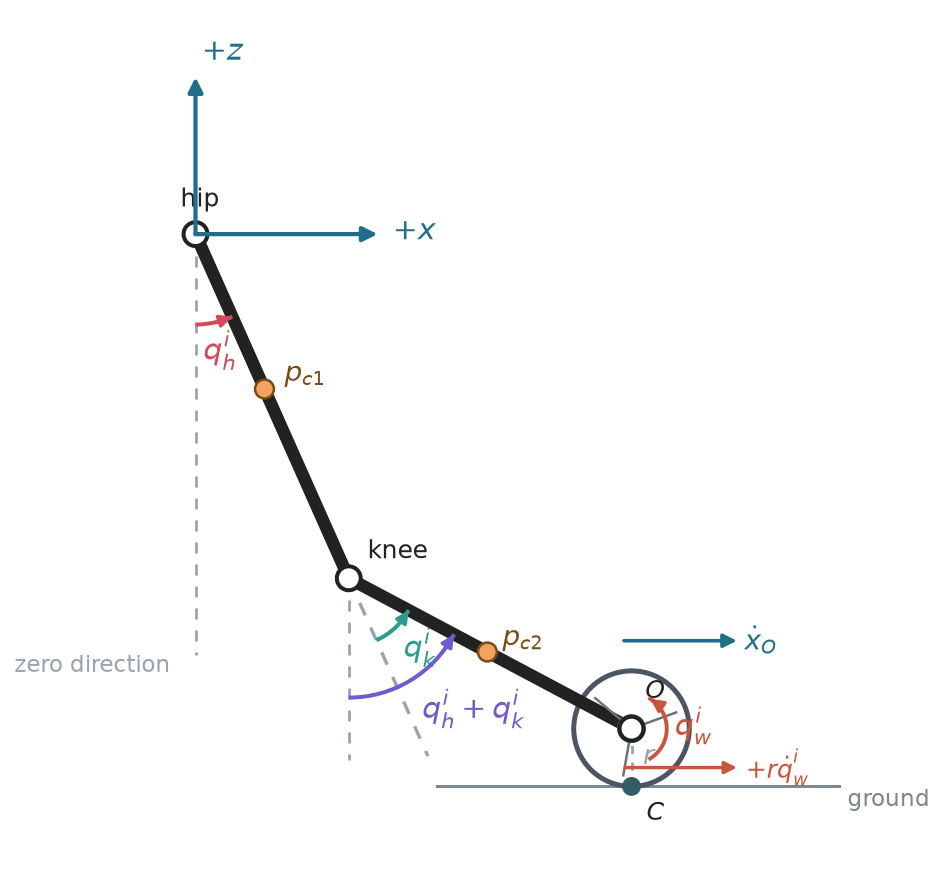

The Python source for this figure:
from __future__ import annotations

from dataclasses import dataclass
import math
from pathlib import Path

import matplotlib.pyplot as plt
from matplotlib.patches import Arc, Circle, FancyArrowPatch


@dataclass(frozen=True)
class WheelLegParams:
    l1: float = 3.0
    l2: float = 2.55
    c1: float = 1.35
    c2: float = 1.25
    wheel_radius: float = 0.46
    qh_deg: float = 24.0
    qk_deg: float = 38.0


def ray_from_vertical_down(angle_deg: float) -> tuple[float, float]:
    angle = math.radians(angle_deg)
    return math.sin(angle), -math.cos(angle)


def add_arrow(
    ax,
    start: tuple[float, float],
    end: tuple[float, float],
    *,
    color: str,
    lw: float = 1.6,
    mutation_scale: float = 12,
    linestyle: str = "-",
    zorder: int = 8,
):
    arrow = FancyArrowPatch(
        start,
        end,
        arrowstyle="-|>",
        mutation_scale=mutation_scale,
        lw=lw,
        color=color,
        linestyle=linestyle,
        shrinkA=0,
        shrinkB=0,
        zorder=zorder,
    )
    ax.add_patch(arrow)
    return arrow


def add_arc(
    ax,
    center: tuple[float, float],
    radius: float,
    start_deg: float,
    end_deg: float,
    *,
    color: str,
    label: str,
    label_radius: float,
    label_shift: tuple[float, float] = (0.0, 0.0),
):
    arc = Arc(
        center,
        2 * radius,
        2 * radius,
        angle=0,
        theta1=start_deg,
        theta2=end_deg,
        color=color,
        lw=1.6,
        zorder=9,
    )
    ax.add_patch(arc)

    end = math.radians(end_deg)
    arrow_len = 0.18
    arrow_start = (
        center[0] + radius * math.cos(end - arrow_len),
        center[1] + radius * math.sin(end - arrow_len),
    )
    arrow_end = (
        center[0] + radius * math.cos(end),
        center[1] + radius * math.sin(end),
    )
    add_arrow(ax, arrow_start, arrow_end, color=color, lw=1.4, mutation_scale=10)

    mid = math.radians((start_deg + end_deg) / 2)
    label_pos = (
        center[0] + label_radius * math.cos(mid) + label_shift[0],
        center[1] + label_radius * math.sin(mid) + label_shift[1],
    )
    ax.text(*label_pos, label, color=color, fontsize=12, ha="center", va="center")


def add_signed_arc_arrow(
    ax,
    center: tuple[float, float],
    radius: float,
    start_deg: float,
    end_deg: float,
    *,
    color: str,
    lw: float = 1.6,
    mutation_scale: float = 10,
):
    steps = 60
    angles = [
        math.radians(start_deg + (end_deg - start_deg) * i / (steps - 1))
        for i in range(steps)
    ]
    xs = [center[0] + radius * math.cos(a) for a in angles]
    ys = [center[1] + radius * math.sin(a) for a in angles]
    ax.plot(xs, ys, color=color, lw=lw, zorder=9)
    add_arrow(
        ax,
        (xs[-4], ys[-4]),
        (xs[-1], ys[-1]),
        color=color,
        lw=lw,
        mutation_scale=mutation_scale,
        zorder=10,
    )


def main() -> None:
    params = WheelLegParams()

    thigh_u = ray_from_vertical_down(params.qh_deg)
    shank_angle = params.qh_deg + params.qk_deg
    shank_u = ray_from_vertical_down(shank_angle)

    hip = (0.0, 0.0)
    knee = (params.l1 * thigh_u[0], params.l1 * thigh_u[1])
    wheel_center = (
        knee[0] + params.l2 * shank_u[0],
        knee[1] + params.l2 * shank_u[1],
    )
    ground_contact = (wheel_center[0], wheel_center[1] - params.wheel_radius)
    ground_z = ground_contact[1]
    thigh_com = (params.c1 * thigh_u[0], params.c1 * thigh_u[1])
    shank_com = (
        knee[0] + params.c2 * shank_u[0],
        knee[1] + params.c2 * shank_u[1],
    )

    assert abs(math.dist(hip, knee) - params.l1) < 1e-9
    assert abs(math.dist(knee, wheel_center) - params.l2) < 1e-9
    assert abs(math.dist(wheel_center, ground_contact) - params.wheel_radius) < 1e-9
    assert abs(ground_contact[1] - ground_z) < 1e-9
    assert shank_angle == params.qh_deg + params.qk_deg

    out_dir = Path(__file__).resolve().parent
    svg_path = out_dir / "wheel_leg_angle_explanation.svg"
    png_path = out_dir / "wheel_leg_angle_explanation.png"

    fig, ax = plt.subplots(figsize=(7.8, 6.25), dpi=180)
    ax.set_aspect("equal", adjustable="box")
    ax.axis("off")

    axis_color = "#1f6f8b"
    link_color = "#222222"
    guide_color = "#9aa4ad"
    qh_color = "#d1495b"
    qk_color = "#2a9d8f"
    sum_color = "#6d5bd0"
    wheel_color = "#4b5563"
    spin_color = "#c8553d"
    contact_color = "#335c67"
    com_color = "#f4a261"

    # Global coordinate frame.
    add_arrow(ax, hip, (1.45, 0.0), color=axis_color, lw=1.7)
    add_arrow(ax, hip, (0.0, 1.25), color=axis_color, lw=1.7)
    ax.text(1.57, 0.02, r"$+x$", color=axis_color, fontsize=12, ha="left", va="center")
    ax.text(0.05, 1.33, r"$+z$", color=axis_color, fontsize=12, ha="left", va="bottom")

    # Vertical-down zero references and shank reference.
    ax.plot([hip[0], hip[0]], [hip[1], -3.35], color=guide_color, lw=1.1, ls=(0, (4, 4)))
    ax.text(-0.2, -3.35, "zero direction", color=guide_color, fontsize=9, ha="right", va="top")
    ax.plot([knee[0], knee[0]], [knee[1], knee[1] - 1.45], color=guide_color, lw=1.1, ls=(0, (4, 4)))
    thigh_extension_end = (
        knee[0] + 1.55 * thigh_u[0],
        knee[1] + 1.55 * thigh_u[1],
    )
    ax.plot(
        [knee[0], thigh_extension_end[0]],
        [knee[1], thigh_extension_end[1]],
        color=guide_color,
        lw=1.35,
        ls=(0, (4, 4)),
    )

    # Ground is tangent to the wheel by construction.
    ax.plot(
        [ground_contact[0] - 1.55, ground_contact[0] + 1.65],
        [ground_z, ground_z],
        color="#7b8794",
        lw=1.2,
        zorder=1,
    )
    ax.text(
        ground_contact[0] + 1.72,
        ground_z - 0.02,
        "ground",
        color="#7b8794",
        fontsize=9,
        ha="left",
        va="top",
    )

    # Link centerlines.
    ax.plot([hip[0], knee[0]], [hip[1], knee[1]], color=link_color, lw=5.0, solid_capstyle="round", zorder=4)
    ax.plot(
        [knee[0], wheel_center[0]],
        [knee[1], wheel_center[1]],
        color=link_color,
        lw=5.0,
        solid_capstyle="round",
        zorder=4,
    )

    # Wheel body and hub marker.
    ax.add_patch(Circle(wheel_center, params.wheel_radius, facecolor="white", edgecolor=wheel_color, lw=2.0, zorder=3))
    ax.add_patch(Circle(wheel_center, params.wheel_radius * 0.22, facecolor="#f8fafc", edgecolor=wheel_color, lw=1.4, zorder=6))
    for spoke_deg in (20, 140, 260):
        spoke = math.radians(spoke_deg)
        end = (
            wheel_center[0] + params.wheel_radius * 0.82 * math.cos(spoke),
            wheel_center[1] + params.wheel_radius * 0.82 * math.sin(spoke),
        )
        ax.plot([wheel_center[0], end[0]], [wheel_center[1], end[1]], color="#6b7280", lw=1.0, zorder=5)

    # Contact point and radius dimension.
    ax.add_patch(Circle(ground_contact, 0.065, facecolor=contact_color, edgecolor=contact_color, lw=1.0, zorder=7))
    ax.plot([wheel_center[0], ground_contact[0]], [wheel_center[1], ground_contact[1]], color=guide_color, lw=1.1, ls=(0, (3, 3)), zorder=6)
    ax.text(wheel_center[0] + 0.09, (wheel_center[1] + ground_contact[1]) / 2, r"$r$", fontsize=11, color=guide_color, ha="left", va="center")

    # Joint and mass markers.
    for point, name, offset in [
        (hip, "hip", (-0.12, 0.22)),
        (knee, "knee", (0.15, 0.16)),
        (wheel_center, r"$O$", (0.11, 0.24)),
        (ground_contact, r"$C$", (0.12, -0.27)),
    ]:
        if point != ground_contact:
            ax.add_patch(Circle(point, 0.095, facecolor="white", edgecolor=link_color, lw=1.6, zorder=7))
        ax.text(point[0] + offset[0], point[1] + offset[1], name, fontsize=10, color=link_color)

    ax.add_patch(Circle(thigh_com, 0.075, facecolor=com_color, edgecolor="#7a4b15", lw=1.0, zorder=6))
    ax.add_patch(Circle(shank_com, 0.075, facecolor=com_color, edgecolor="#7a4b15", lw=1.0, zorder=6))
    ax.text(thigh_com[0] + 0.16, thigh_com[1] + 0.06, r"$p_{c1}$", fontsize=11, color="#7a4b15")
    ax.text(shank_com[0] + 0.12, shank_com[1] + 0.05, r"$p_{c2}$", fontsize=11, color="#7a4b15")

    # Kinematic arrows for the contact-point Jacobian convention.
    add_arrow(
        ax,
        (wheel_center[0] - 0.06, wheel_center[1] + params.wheel_radius + 0.24),
        (wheel_center[0] + 0.84, wheel_center[1] + params.wheel_radius + 0.24),
        color=axis_color,
        lw=1.45,
        mutation_scale=11,
    )
    ax.text(
        wheel_center[0] + 0.9,
        wheel_center[1] + params.wheel_radius + 0.24,
        r"$\dot{x}_O$",
        fontsize=11,
        color=axis_color,
        ha="left",
        va="center",
    )
    add_arrow(
        ax,
        (ground_contact[0] - 0.05, ground_contact[1] + 0.15),
        (ground_contact[0] + 0.84, ground_contact[1] + 0.15),
        color=spin_color,
        lw=1.35,
        mutation_scale=10,
    )
    ax.text(
        ground_contact[0] + 0.91,
        ground_contact[1] + 0.15,
        r"$+r\dot{q}_w^i$",
        fontsize=10,
        color=spin_color,
        ha="left",
        va="center",
    )

    # Positive wheel spin under v_c,x = xdot_O + r qdot_w.
    add_signed_arc_arrow(
        ax,
        wheel_center,
        params.wheel_radius * 0.61,
        -58.0,
        58.0,
        color=spin_color,
        lw=1.55,
        mutation_scale=10,
    )
    ax.text(
        wheel_center[0] + params.wheel_radius * 0.75,
        wheel_center[1] + 0.02,
        r"$q_w^i$",
        fontsize=12,
        color=spin_color,
        ha="left",
        va="center",
    )

    # Angle arcs. Matplotlib angles use +x as 0 deg, CCW positive.
    down_std = -90.0
    thigh_std = down_std + params.qh_deg
    shank_std = down_std + shank_angle
    add_arc(ax, hip, 0.72, down_std, thigh_std, color=qh_color, label=r"$q_h^i$", label_radius=0.95)
    add_arc(
        ax,
        knee,
        0.54,
        thigh_std,
        shank_std,
        color=qk_color,
        label=r"$q_k^i$",
        label_radius=0.76,
        label_shift=(0.05, 0.0),
    )
    add_arc(
        ax,
        knee,
        0.95,
        down_std,
        shank_std,
        color=sum_color,
        label=r"$q_h^i+q_k^i$",
        label_radius=1.31,
        label_shift=(0.32, 0.08),
    )

    all_x = [
        hip[0],
        knee[0],
        wheel_center[0],
        ground_contact[0],
        thigh_com[0],
        shank_com[0],
        thigh_extension_end[0],
        ground_contact[0] + 1.8,
        wheel_center[0] + 1.25,
    ]
    all_y = [
        hip[1],
        knee[1],
        wheel_center[1],
        ground_contact[1],
        thigh_com[1],
        shank_com[1],
        thigh_extension_end[1],
        1.4,
        ground_contact[1] - 0.3,
    ]
    ax.set_xlim(min(all_x) - 0.75, max(all_x) + 0.55)
    ax.set_ylim(min(all_y) - 0.45, max(all_y) + 0.35)

    fig.savefig(svg_path, bbox_inches="tight", pad_inches=0.08)
    fig.savefig(png_path, bbox_inches="tight", pad_inches=0.08)
    plt.close(fig)


if __name__ == "__main__":
    main()
